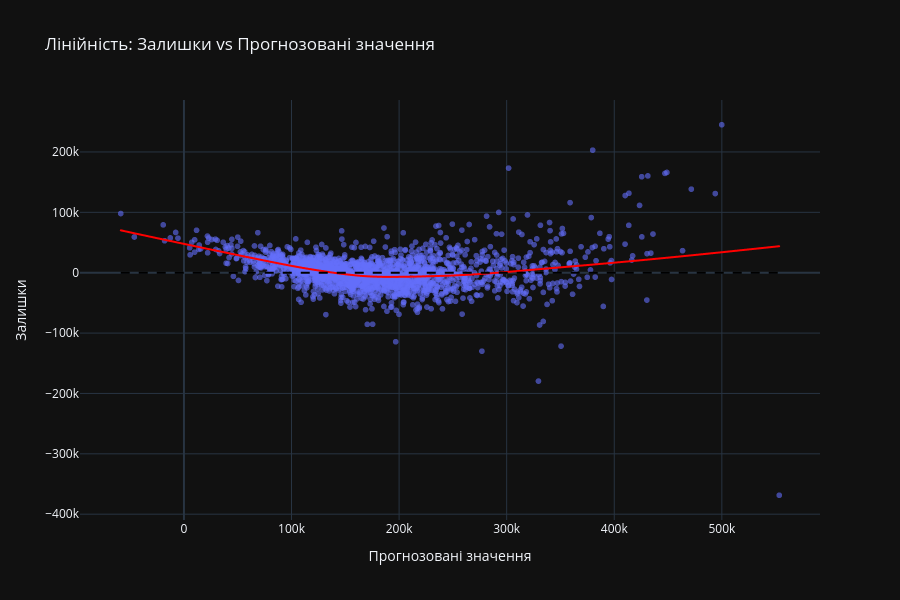

Source (notebook cell):
### Markdown cell above
# Етап 5. Перевірка статистичних припущень

### Code cell
residuals = target_train - predict_train
fig1 = px.scatter(x=predict_train, y=residuals, labels={'x': 'Прогнозовані значення', 'y': 'Залишки'}, title="Лінійність: Залишки vs Прогнозовані значення", opacity=0.6, trendline="lowess", trendline_color_override="red", height = 600)
fig1.add_shape(type="line", x0=predict_train.min(), y0=0, x1=predict_train.max(), y1=0, line=dict(color="black", dash="dash"))
fig1.update_layout(template="plotly_dark")
fig1.show()

### Figure 1 — Plotly figure (JSON) as saved in the notebook; plotly's stock layout.template omitted (floating-point values rounded to 4 significant figures; data arrays with more than 128 entries replaced by an {"elided": "..."} marker saying what was removed)
{"data": [{"hovertemplate": "Прогнозовані значення=%{x}<br>Залишки=%{y}<extra></extra>", "legendgroup": "", "marker": {"color": "#636efa", "opacity": 0.6, "symbol": "circle"}, "mode": "markers", "name": "", "showlegend": false, "type": "scattergl", "x": {"elided": "2051 float values"}, "xaxis": "x", "y": {"elided": "2051 float values"}, "yaxis": "y"}, {"hovertemplate": "<b>LOWESS trendline</b><br><br>Прогнозовані значення=%{x}<br>Залишки=%{y} <b>(trend)</b><extra></extra>", "legendgroup": "", "line": {"color": "red"}, "marker": {"color": "#636efa", "symbol": "circle"}, "mode": "lines", "name": "", "showlegend": false, "type": "scattergl", "x": {"elided": "2051 float values"}, "xaxis": "x", "y": {"elided": "2051 float values"}, "yaxis": "y"}], "layout": {"height": 600, "legend": {"tracegroupgap": 0}, "shapes": [{"line": {"color": "black", "dash": "dash"}, "type": "line", "x0": -58720.0, "x1": 553400.0, "y0": 0, "y1": 0}], "title": {"text": "Лінійність: Залишки vs Прогнозовані значення"}, "xaxis": {"anchor": "y", "domain": [0, 1], "title": {"text": "Прогнозовані значення"}}, "yaxis": {"anchor": "x", "domain": [0, 1], "title": {"text": "Залишки"}}}}
